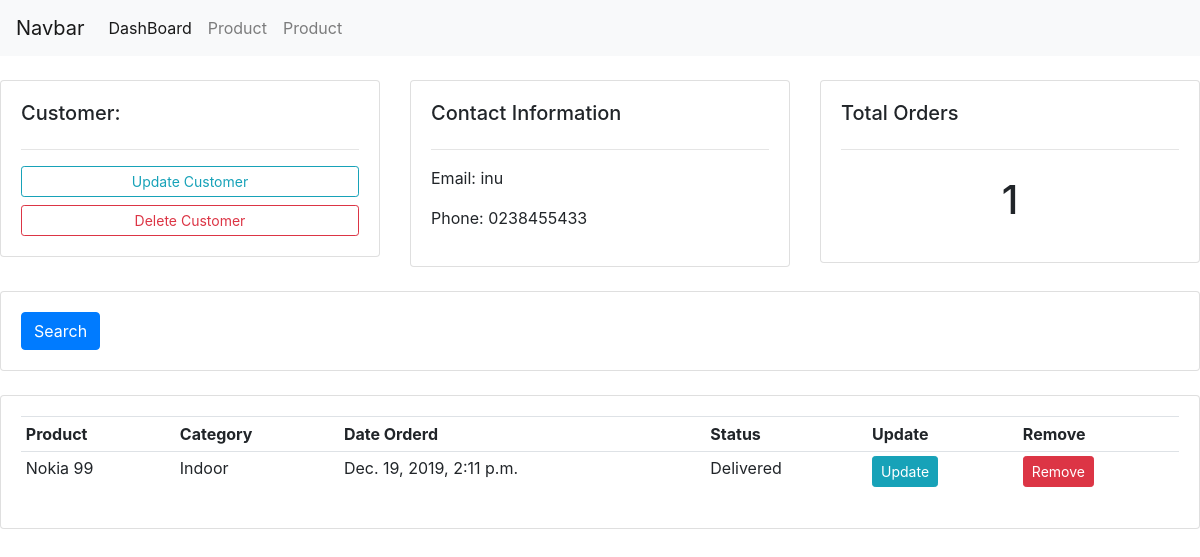
/customer/3/, run on the app's committed database.
### ecommerceapp/models.py (models this page shows, shortened)
class customer(models.Model):
    name = models.CharField(max_length=200, null=True)
    phone = models.CharField(max_length=200, null=True)
    email = models.CharField(max_length=200, null=True)
    address = models.TextField(blank=True)
    created_date = models.DateTimeField(auto_now_add=True, null=True)

class Order(models.Model):
    STATUS = (
    ('Pending', 'Pending'),
    ('Out of Delivery', 'Out of Delivery'),
    ('Delivered', 'Delivered'),
    )
    customer = models.ForeignKey(customer, null=True, on_delete= models.SET_NULL)
    product = models.ForeignKey(product, null=True, on_delete = models.SET_NULL)
    date_created = models.DateTimeField(auto_now_add=True, null=True)
    status = models.CharField(max_length=200, null=True, choices=STATUS)

class product(models.Model):
    CATEGORY = (
     ('Indoor', 'Indoor'),
     ('Out of Door', 'Out of Door'),
    )
    product_name = models.CharField(max_length=200, null=True)
    product_price = models.FloatField(null=True)
    category = models.CharField(max_length=200, null=True, choices=CATEGORY)
    description = models.CharField(max_length=200, blank=True)
    date_created = models.DateTimeField(auto_now_add=True, null=True)
    tags = models.ManyToManyField(Tag)

### ecommerceapp/views.py (the view)
# urls.py: path('customer/<str:pk>/', views.customers, name='customers'),
def customers(request, pk):
    Customers = customer.objects.get(id=pk)
    orders = Customers.order_set.all()
    order_count = orders.count()
    context = { 'Customers': Customers, 'orders':orders, 'order_count':order_count }
    return render(request, 'product/customer.html', context)

### ecommerceapp/templates/product/customer.html
{% extends 'product/base.html' %}
{% block body %}
	<br>
<div class="row">
	<div class="col-md">
		<div class="card card-body">
			<h5>Customer:</h5>
			<hr>
			<a class="btn btn-outline-info  btn-sm btn-block" href="">Update Customer</a>
			<a class="btn btn-outline-danger  btn-sm btn-block" href="">Delete Customer</a>
		</div>
	</div>
	<div class="col-md">
		<div class="card card-body">
			<h5>Contact Information</h5>
			<hr>
			<p>Email: {{Customers.email}}</p>
			<p>Phone: {{Customers.phone}}</p>
		</div>
	</div>
	<div class="col-md">
		<div class="card card-body">
			<h5>Total Orders</h5>
			<hr>
			<h1 style="text-align: center;padding: 10px">{{order_count}}</h1>
		</div>
	</div>
</div>
<br>
<div class="row">
	<div class="col">
		<div class="card card-body">
			<form method="get">
		    <button class="btn btn-primary" type="submit">Search</button>
		  </form>
		</div>
	</div>
</div>
<br>
<div class="row">
	<div class="col-md">
		<div class="card card-body">
			<table class="table table-sm">
				<tr>
					<th>Product</th>
					<th>Category</th>
					<th>Date Orderd</th>
					<th>Status</th>
					<th>Update</th>
					<th>Remove</th>
				</tr>
				{% for order in orders %}
				<tr>
					<td>{{order.product.product_name}}</td>
					<td>{{order.product.category}}</td>
					<td>{{order.date_created}}</td>
					<td>{{order.status}}</td>
					<td><a class="btn btn-sm btn-info" href="">Update</a></td>
					<td><a class="btn btn-sm btn-danger" href="">Remove</a></td>
				</tr>
				{% endfor %}
			</table>
		</div>
	</div>
</div>
{% endblock %}

### ecommerceapp/static/css/style.css (style rules this page uses)
* { margin: 0; padding: 0; }

### data on the page
customer: email "inu", phone "0238455433"
Order: product.product_name "Nokia 99", product.category "Indoor", date_created "Dec. 19, 2019, 2:11 p.m.", status "Delivered"

### other printed values
{{ order_count }} "1"
